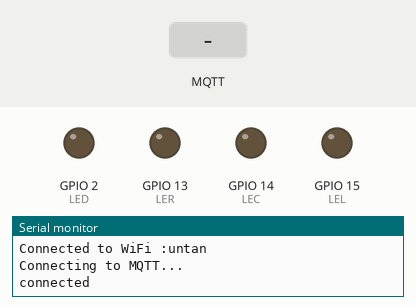
Simulated run of this sketch. Board: ESP32. Parts: output pins drawn as LEDs (lit = HIGH), the last lines printed to the serial monitor. The inputs (shaded band) are chosen by the test bench. WiFi joins after 1.5 s; servers stay silent unless stated; no MQTT or app messages arrive unless stated.

Above: at 3.7 s.
3.8 s: MQTT message "#on" arrives on the first subscribed topic
At 5.5 s:
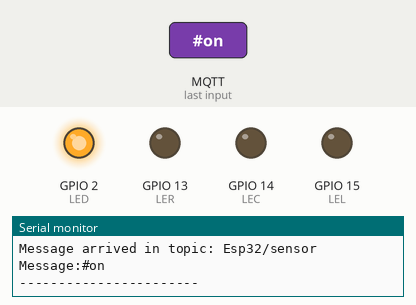
6.0 s: MQTT message "#ch2On" arrives on the first subscribed topic
At 7.2 s:
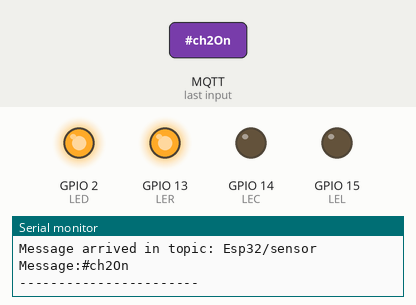
8.0 s: MQTT message "#off" arrives on the first subscribed topic
At 9.7 s:
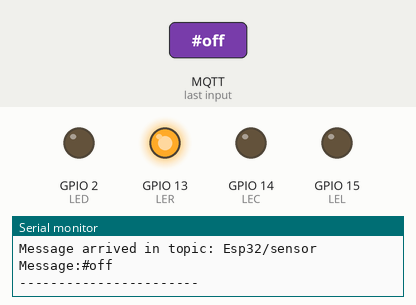
10.0 s: MQTT message "#ch4Off" arrives on the first subscribed topic
At 11.6 s:
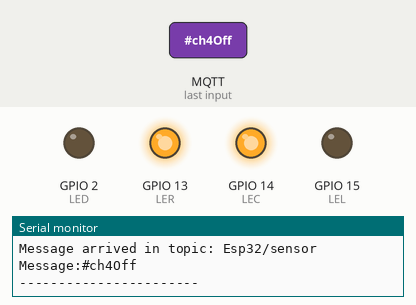
12.0 s: MQTT message "#ch2Off" arrives on the first subscribed topic
At 13.3 s:
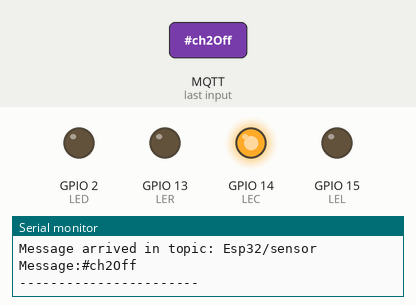
14.0 s: MQTT message "#ch3On" arrives on the first subscribed topic
At 14.9 s:
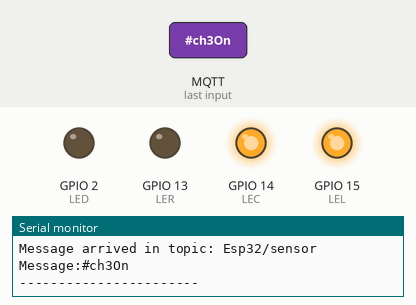
Timing chart, 0 to 17.0 s (numbered marks = the images above; inputs shaded):
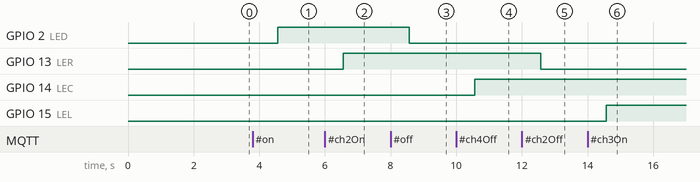

Measured:
- after the input at 3.8 s, GPIO 2 (LED): LOW → HIGH after 0.76 s
- after the input at 6.0 s, GPIO 13 (LER): LOW → HIGH after 0.56 s
- after the input at 8.0 s, GPIO 2 (LED): HIGH → LOW after 0.56 s
- after the input at 10.0 s, GPIO 14 (LEC): LOW → HIGH after 0.57 s
- after the input at 12.0 s, GPIO 13 (LER): HIGH → LOW after 0.57 s
- after the input at 14.0 s, GPIO 15 (LEL): LOW → HIGH after 0.57 s

The sketch:

mqtt_realtime.ino
```cpp
//note: tetrakhir sy tambahakn untuk proram eeprome

#include <WiFi.h>
#include <PubSubClient.h>
//#include "DHT.h"

#define DHT11PIN 0
#define LED 2
#define LER 13
#define LEL 15
#define LEC 14
//#define DHTTYPE DHT11

//DHT dht(DHT11PIN, DHTTYPE);

//Enter your wifi credentials
const char* ssid = "untan";
const char* password =  "";

//Enter your mqtt server configurations
const char* mqttServer = "mqtt.eclipseprojects.io";    //Enter Your mqttServer address
const int mqttPort = 1883;       //Port number
const char* mqttUser = "mqtt"; //User
const char* mqttPassword = "123"; //Password


WiFiClient espClient;
PubSubClient client(espClient);


void setup() {
  delay(1000);
//  dht.begin();
  pinMode(LED,OUTPUT);
  pinMode(LER,OUTPUT);
  pinMode(LEL,OUTPUT);
  pinMode(LEC,OUTPUT);
//  digitalWrite(LEC, LOW);
  Serial.begin(115200);

  WiFi.begin(ssid, password);

  while (WiFi.status() != WL_CONNECTED) {
    delay(500);
    Serial.println("Connecting to WiFi..");
  }
  Serial.print("Connected to WiFi :");
  Serial.println(WiFi.SSID());

  client.setServer(mqttServer, mqttPort);
  client.setCallback(MQTTcallback);

  while (!client.connected()) {
    Serial.println("Connecting to MQTT...");

    if (client.connect("ESP8266", mqttUser, mqttPassword )) {

      Serial.println("connected");

    } else {

      Serial.print("failed with state ");
      Serial.println(client.state());  //If you get state 5: mismatch in configuration
      delay(2000);

    }
  }

  client.publish("Esp32/sensor", "Hello from ESP8266");
  client.subscribe("Esp32/sensor");
//  client.subscribe("esp/test2");
//  client.subscribe("esp/test3");
//  client.subscribe("esp/test4");

}

void reconnect() {
  // Loop until we're reconnected
  while (!client.connected()) {
    Serial.print("Attempting MQTT connection...");
    // Attempt to connect
    if (client.connect("arduinoClient")) {
      Serial.println("connected");
      // Once connected, publish an announcement...
//      client.publish("outTopic","hello world");
      client.publish("Esp32/Sensor", "Hello from ESP8266");
      // ... and resubscribe
      client.subscribe("Esp32/sensor");
//      client.subscribe("inTopic");
    } else {
      Serial.print("failed, rc=");
      Serial.print(client.state());
      Serial.println(" try again in 5 seconds");
      // Wait 5 seconds before retrying
      delay(5000);
    }
  }
}


void MQTTcallback(char* topic, byte* payload, unsigned int length) {

  Serial.print("Message arrived in topic: ");
  Serial.println(topic);

  Serial.print("Message:");

  String message;
  for (int i = 0; i < length; i++) {
    message = message + (char)payload[i];  //Conver *byte to String
  }
   Serial.print(message);
  if(message == "#on") {digitalWrite(LED,HIGH);}   //LED on
  if(message == "#off") {digitalWrite(LED,LOW);} //LED off
  if(message == "#ch2On") {digitalWrite(LER,HIGH);}   //LED on
  if(message == "#ch2Off") {digitalWrite(LER,LOW);} //LED off
  if(message == "#ch3On") {digitalWrite(LEL,HIGH);}   //LED on
  if(message == "#ch3Off") {digitalWrite(LEL,LOW);} //LED off
  if(message == "#ch4On") {digitalWrite(LEC,LOW);}   //LED on
  if(message == "#ch4Off") {digitalWrite(LEC,HIGH);} //LED off


  Serial.println();
  Serial.println("-----------------------");
}

void loop() {

  if (!client.connected()) {
    reconnect();
  }

  client.loop();

  delay(2000);
  // Reading temperature or humidity takes about 250 milliseconds!
  // Sensor readings may also be up to 2 seconds 'old' (its a very slow sensor)
//  float h = dht.readHumidity();
   float h = 10;
  // Read temperature as Celsius (the default)
//  float t = dht.readTemperature();
  float t = 20;
  // Read temperature as Fahrenheit (isFahrenheit = true)
//  float f = dht.readTemperature(true);
   float f = 30;
  Serial.println(h);
    client.publish("sensor/dht11/suhu",String(t).c_str());
    client.publish("sensor/dht11/humidity",String(f).c_str());
    client.publish("sensor/moisture/kelembabantanah",String(h).c_str());
  // Check if any reads failed and exit early (to try again).
//  if (isnan(h) || isnan(t) || isnan(f)) {
//    Serial.println(F("Failed to read from DHT sensor!"));
//    return;
//  }else{
//    /*
//     * Publish the measured data:
//     * temperature [°C] -> rundebugrepeat/test/dht11/temp_celsius
//     * temperature [°K] -> rundebugrepeat/test/dht11/temp_fahrenheit
//     * humidity [%] -> rundebugrepeat/test/dht11/humidity
//     */
//    client.publish("sensor/dht11/temp_c",String(t).c_str());
//    client.publish("sensor/dht11/temp_f",String(f).c_str());
//    client.publish("sensor/dht11/humidity",String(h).c_str());
//  }

}
```
